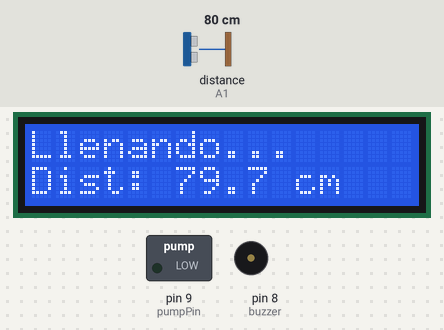
The sketch below on a simulated Arduino Uno, built with avr-gcc and run on an emulated ATmega328P. On the bench: 16×2 character LCD, switched loads named in the sketch (green lamp = pin HIGH), buzzer (waves = sounding, pin HIGH). Wiring (inferred from the names in the program): ultrasonic range finder: trigger A0; echo A1. Inputs (shaded band) come from the test bench; at power-on: distance to the obstacle (sensor on A1) 80 cm. The echo pulse lasts 58.3 µs per cm; pins used as bus, display or sensor lines are not drawn; what the sketch prints to the serial monitor is not drawn.

Above: at 3.2 s.
3.3 s: distance to the obstacle (sensor on A1) set to 18 cm
At 3.7 s:
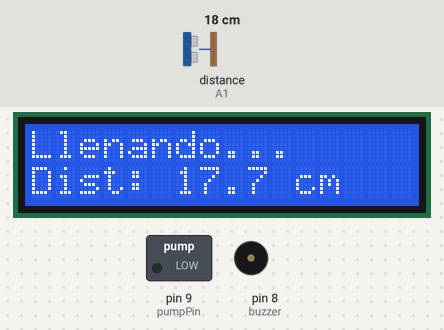
4.8 s: distance to the obstacle (sensor on A1) set to 15 cm
At 6.4 s:
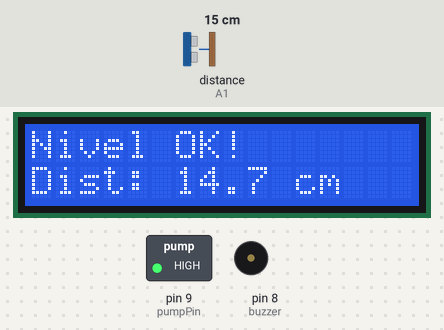
6.7 s: distance to the obstacle (sensor on A1) set to 2 cm
At 7.51 s:
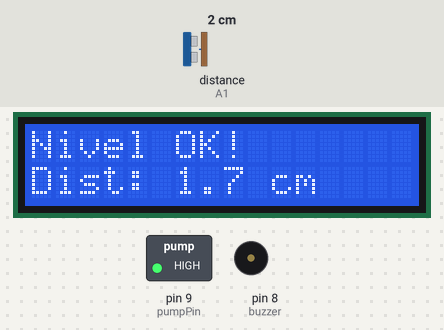
9.2 s: distance to the obstacle (sensor on A1) set to 4 cm
At 9.55 s:
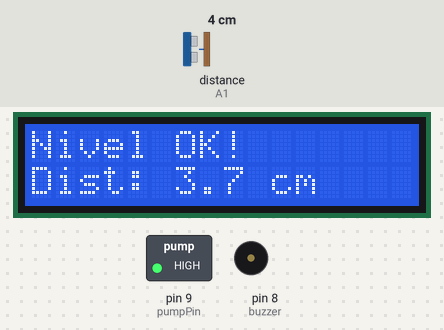
Timing chart, 0 to 11.8 s (numbered marks = the images above; inputs shaded):
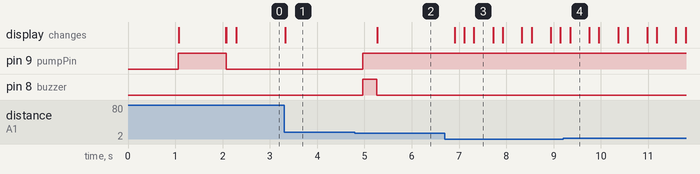

Measured:
- the behaviour switches between 17 and 16 cm on distance to the obstacle (sensor on A1) (found by bisection; images 1 and 2)
- after the input at 3.3 s, the display: changes at once (image 1)
- after the input at 4.8 s, pin 9 (pumpPin): LOW → HIGH after 0.16 s; pin 8 (buzzer): LOW → HIGH after 0.16 s, → LOW 0.30 s later; the display: changes after 0.47 s (image 2)
- after the input at 6.7 s, the display: changes after 0.20 s (image 3)
- after the input at 9.2 s, the display: changes after 0.15 s (image 4)
- what the display in image 3 shows lasts 0.4 s, from 7.3 s to 7.7 s

The sketch:

002.ino
```cpp
#include <LiquidCrystal.h>

// Configuración del LCD (RS, Enable, D4, D5, D6, D7)
LiquidCrystal lcd(12, 11, 5, 4, 3, 2);

// Pines del sensor ultrasónico
const int trigPin = A0;
const int echoPin = A1;

// Pin del módulo relé (control de la bomba)
const int pumpPin = 9;
const int buzzer = 8; // Zumbador opcional

// Distancia objetivo calibrada (ajustar según tu recipiente)
const float TARGET_WATER_DIST_CM = 16.0; // Cambiar este valor según tu medición

long duration;
float distanceCM;
bool pumpIsOn = false;

unsigned long pumpStartTime = 0;     // Marca de tiempo de inicio de la bomba
const long maxPumpTime = 10000;     // Máximo tiempo de funcionamiento de la bomba en ms (ej: 10 segundos)

void setup() {
    Serial.begin(9600);

    // Inicializar LCD
    lcd.begin(16, 2);
    lcd.print("Iniciando...");
    delay(1000);
    lcd.clear();

    // Configurar pines
    pinMode(trigPin, OUTPUT);
    pinMode(echoPin, INPUT);
    pinMode(pumpPin, OUTPUT);
    pinMode(buzzer, OUTPUT);

    digitalWrite(pumpPin, HIGH);   // Relé: HIGH = apagado (por defecto)
    digitalWrite(buzzer, LOW);     // Zumbador apagado

    lcd.print("Sistema listo");
    delay(1000);
    lcd.clear();
}

void loop() {
    // --- LECTURA DEL SENSOR ULTRASÓNICO ---
    digitalWrite(trigPin, LOW);
    delayMicroseconds(2);
    digitalWrite(trigPin, HIGH);
    delayMicroseconds(10);
    digitalWrite(trigPin, LOW);

    duration = pulseIn(echoPin, HIGH);
    distanceCM = duration * 0.0343 / 2;

    // Mostrar distancia en consola (opcional)
    Serial.print("Distancia: ");
    Serial.print(distanceCM);
    Serial.println(" cm");

    // --- CONTROL DE LA BOMBA CON RELÉ ---
    if (distanceCM > TARGET_WATER_DIST_CM) {
        // Nivel bajo: Encender la bomba si no está activa
        if (!pumpIsOn) {
            digitalWrite(pumpPin, LOW); // Relé: LOW = ON
            pumpIsOn = true;
            pumpStartTime = millis();   // Registrar hora de inicio
            lcd.clear();
            lcd.print("Llenando...");
        }

        // Actualiza solo la línea de distancia sin borrar todo
        lcd.setCursor(0, 1);
        lcd.print("Dist: ");
        lcd.print(distanceCM, 1);
        lcd.println(" cm  ");

    } else {
        // Nivel suficiente: Apagar la bomba si está activa
        if (pumpIsOn) {
            digitalWrite(pumpPin, HIGH); // Relé: HIGH = OFF
            pumpIsOn = false;

            digitalWrite(buzzer, HIGH); // Sonido breve de confirmación
            delay(300);
            digitalWrite(buzzer, LOW);

            lcd.clear();
            lcd.print("Nivel OK!");
        }

        // Mostrar distancia final
        lcd.setCursor(0, 1);
        lcd.print("Dist: ");
        lcd.print(distanceCM, 1);
        lcd.println(" cm  ");
    }

    // --- PROTECCIÓN POR TIEMPO MÁXIMO DE BOMBA ---
    if (pumpIsOn && (millis() - pumpStartTime >= maxPumpTime)) {
        digitalWrite(pumpPin, HIGH); // Forzar apagado por seguridad
        pumpIsOn = false;
        lcd.clear();
        lcd.print("Bomba forzada");
        lcd.setCursor(0, 1);
        lcd.print("por tiempo max.");
        delay(2000);
        lcd.clear();
        lcd.print("Esperando...");
        delay(1000);
    }

    delay(200); // Frecuencia de actualización estable
}
```
